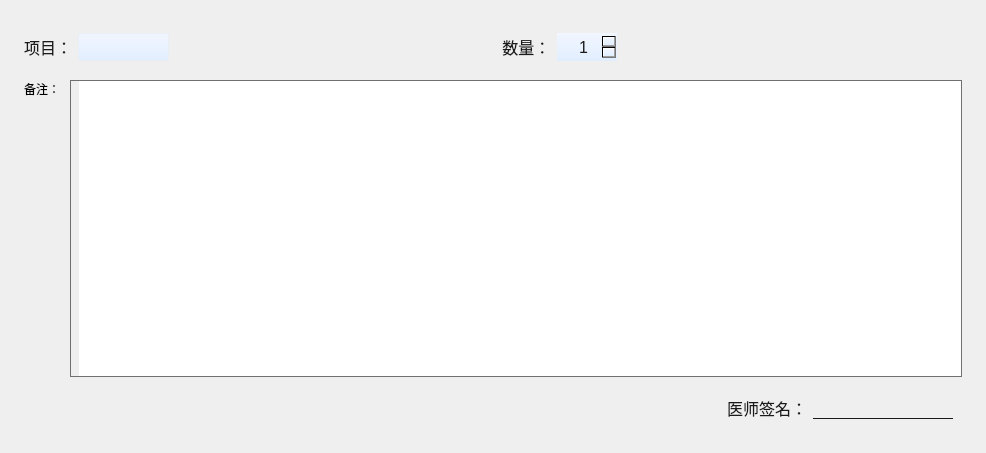
<?xml version="1.0" encoding="UTF-8"?>
<ui version="4.0">
 <class>DefaultPage</class>
 <widget class="QWidget" name="DefaultPage">
  <property name="geometry">
   <rect>
    <x>0</x>
    <y>0</y>
    <width>986</width>
    <height>453</height>
   </rect>
  </property>
  <property name="windowTitle">
   <string>Form</string>
  </property>
  <property name="styleSheet">
   <string notr="true"/>
  </property>
  <layout class="QVBoxLayout" name="verticalLayout">
   <property name="spacing">
    <number>10</number>
   </property>
   <property name="leftMargin">
    <number>24</number>
   </property>
   <property name="topMargin">
    <number>24</number>
   </property>
   <property name="rightMargin">
    <number>24</number>
   </property>
   <property name="bottomMargin">
    <number>24</number>
   </property>
   <item>
    <layout class="QHBoxLayout" name="horizontalLayout">
     <item>
      <widget class="QWidget" name="widget_22" native="true">
       <property name="styleSheet">
        <string notr="true">QWidget
{
background:transparent;
border:none;
}
QLabel{
color:#1a1a1a;
font-size:16px;
line-height:24px;
}

QLineEdit{
color:#1a1a1a;
font-size:16px;
line-height:24px;
padding-left:8px;
border:none;
border-bottom:1px solid #1a1a1a;
}</string>
       </property>
       <layout class="QHBoxLayout" name="horizontalLayout_30">
        <property name="leftMargin">
         <number>0</number>
        </property>
        <item>
         <widget class="QLabel" name="label_24">
          <property name="styleSheet">
           <string notr="true"/>
          </property>
          <property name="text">
           <string>项目：</string>
          </property>
         </widget>
        </item>
        <item>
         <widget class="QComboBox" name="comboBox_s_project_id">
          <property name="minimumSize">
           <size>
            <width>0</width>
            <height>28</height>
           </size>
          </property>
          <property name="styleSheet">
           <string notr="true">
QComboBox
{
	background-color:qlineargradient(x1:0, y1:0, x2:0, y2:1, stop:0 #F1F6FF , stop:1 #E1EEFF);
	border-radius: 2px;
	border: 1px solid #E9EEF5;
	font-size: 18px;
	font-weight: 400;
	color: #1D2129;
	line-height: 22px;
	padding-left:8px;
}
QComboBox::down-arrow
{
	border-image:url(&quot;:/icons/images/icons_combobox_down_arrow.png&quot;);
}
QComboBox::drop-down
{
	border:none;
	background:transparent;
	padding-right:6px;
}

/* 下拉后，整个下拉窗体样式 */
QComboBox QAbstractItemView {
    outline: 0px solid gray;   
    border: none;   
    background-color: #FFFFFF;   
    selection-background-color: #40a9ff;   
	font-size: 14px;
	font-weight: 400;
	color: #1D2129;
	line-height: 22px;
	border-radius:3px;
	margin-left:4px;
}

/* 下拉后，整个下拉窗体每项的样式 */
QComboBox QAbstractItemView::item {
    height: 40px;   /* 项的高度 */
}

/* 下拉后，整个下拉窗体被选择的每项的样式 */
QComboBox QAbstractItemView::item:selected {
   color:#FFFFFF;
   background-color: #1479FF;   /* 整个下拉窗体越过每项的背景色 */
}

/* QComboBox中的垂直滚动条 */
QComboBox QAbstractScrollArea QScrollBar:vertical {
    border:none;
	background:transparent;
}

QComboBox QAbstractScrollArea QScrollBar::handle:vertical {
	width: 8px;
    background-color:;   /* 空白区域的背景色*/
	border-radius:4px;
    background: #C9CDD4;   /* 小方块的背景色深灰lightblue */
}</string>
          </property>
         </widget>
        </item>
        <item>
         <spacer name="horizontalSpacer_12">
          <property name="orientation">
           <enum>Qt::Horizontal</enum>
          </property>
          <property name="sizeHint" stdset="0">
           <size>
            <width>48</width>
            <height>20</height>
           </size>
          </property>
         </spacer>
        </item>
       </layout>
      </widget>
     </item>
     <item>
      <widget class="QWidget" name="widget_24" native="true">
       <property name="styleSheet">
        <string notr="true">QWidget
{
background:transparent;
border:none;
}
QLabel{
color:#1a1a1a;
font-size:16px;
line-height:24px;
}

QSpinBox{
color:#1a1a1a;
font-size:16px;
line-height:24px;
padding-left:8px;
border:none;
}</string>
       </property>
       <layout class="QHBoxLayout" name="horizontalLayout_32">
        <property name="leftMargin">
         <number>0</number>
        </property>
        <item>
         <widget class="QLabel" name="label_26">
          <property name="styleSheet">
           <string notr="true"/>
          </property>
          <property name="text">
           <string> 数量：</string>
          </property>
         </widget>
        </item>
        <item>
         <widget class="QSpinBox" name="spinBox">
          <property name="minimumSize">
           <size>
            <width>60</width>
            <height>28</height>
           </size>
          </property>
          <property name="styleSheet">
           <string notr="true">QSpinBox{
background-color:qlineargradient(x1:0, y1:0, x2:0, y2:1, stop:0 #F1F6FF , stop:1 #E1EEFF);
}

QSpinBox::up-button{
border:none;
	border-image: url(:/icons/images/icons_add.png);
}


QSpinBox::down-button{
border:none;
border-image: url(:/icons/images/icons_combobox_down_arrow.png);
}
</string>
          </property>
          <property name="alignment">
           <set>Qt::AlignCenter</set>
          </property>
          <property name="value">
           <number>1</number>
          </property>
         </widget>
        </item>
        <item>
         <spacer name="horizontalSpacer_14">
          <property name="orientation">
           <enum>Qt::Horizontal</enum>
          </property>
          <property name="sizeHint" stdset="0">
           <size>
            <width>48</width>
            <height>20</height>
           </size>
          </property>
         </spacer>
        </item>
       </layout>
      </widget>
     </item>
    </layout>
   </item>
   <item>
    <layout class="QHBoxLayout" name="horizontalLayout_10">
     <item>
      <layout class="QVBoxLayout" name="verticalLayout_2">
       <item>
        <widget class="QLabel" name="label_8">
         <property name="styleSheet">
          <string notr="true">border:none;</string>
         </property>
         <property name="text">
          <string>备注：</string>
         </property>
        </widget>
       </item>
       <item>
        <spacer name="verticalSpacer">
         <property name="orientation">
          <enum>Qt::Vertical</enum>
         </property>
         <property name="sizeHint" stdset="0">
          <size>
           <width>20</width>
           <height>40</height>
          </size>
         </property>
        </spacer>
       </item>
      </layout>
     </item>
     <item>
      <widget class="QTextEdit" name="textEdit">
       <property name="styleSheet">
        <string notr="true">color:#1a1a1a;
font-size:16px;
line-height:24px;
padding-left:8px;
border:1px solid #707070;</string>
       </property>
      </widget>
     </item>
    </layout>
   </item>
   <item>
    <layout class="QHBoxLayout" name="horizontalLayout_11">
     <property name="spacing">
      <number>15</number>
     </property>
     <item>
      <spacer name="horizontalSpacer_13">
       <property name="orientation">
        <enum>Qt::Horizontal</enum>
       </property>
       <property name="sizeHint" stdset="0">
        <size>
         <width>48</width>
         <height>20</height>
        </size>
       </property>
      </spacer>
     </item>
     <item>
      <widget class="QWidget" name="widget_16" native="true">
       <property name="styleSheet">
        <string notr="true">QWidget
{
background:transparent;
border:none;
}
QLabel{
color:#1a1a1a;
font-size:16px;
line-height:24px;
}

QLineEdit{
color:#1a1a1a;
font-size:16px;
line-height:24px;
padding-left:8px;
border:none;
border-bottom:1px solid #1a1a1a;
}</string>
       </property>
       <layout class="QHBoxLayout" name="horizontalLayout_21"/>
      </widget>
     </item>
     <item>
      <widget class="QWidget" name="widget_15" native="true">
       <property name="styleSheet">
        <string notr="true">QWidget
{
background:transparent;
border:none;
}
QLabel{
color:#1a1a1a;
font-size:16px;
line-height:24px;
}

QLineEdit{
color:#1a1a1a;
font-size:16px;
line-height:24px;
padding-left:8px;
border:none;
border-bottom:1px solid #1a1a1a;
}</string>
       </property>
       <layout class="QHBoxLayout" name="horizontalLayout_20">
        <item>
         <spacer name="horizontalSpacer">
          <property name="orientation">
           <enum>Qt::Horizontal</enum>
          </property>
          <property name="sizeHint" stdset="0">
           <size>
            <width>40</width>
            <height>20</height>
           </size>
          </property>
         </spacer>
        </item>
        <item>
         <widget class="QLabel" name="label_19">
          <property name="styleSheet">
           <string notr="true"/>
          </property>
          <property name="text">
           <string>医师签名：</string>
          </property>
         </widget>
        </item>
        <item>
         <widget class="QLineEdit" name="edit_s_doctor_name">
          <property name="enabled">
           <bool>false</bool>
          </property>
          <property name="minimumSize">
           <size>
            <width>140</width>
            <height>0</height>
           </size>
          </property>
          <property name="maximumSize">
           <size>
            <width>140</width>
            <height>16777215</height>
           </size>
          </property>
          <property name="text">
           <string/>
          </property>
          <property name="alignment">
           <set>Qt::AlignCenter</set>
          </property>
         </widget>
        </item>
       </layout>
      </widget>
     </item>
    </layout>
   </item>
  </layout>
 </widget>
 <resources/>
 <connections/>
</ui>
